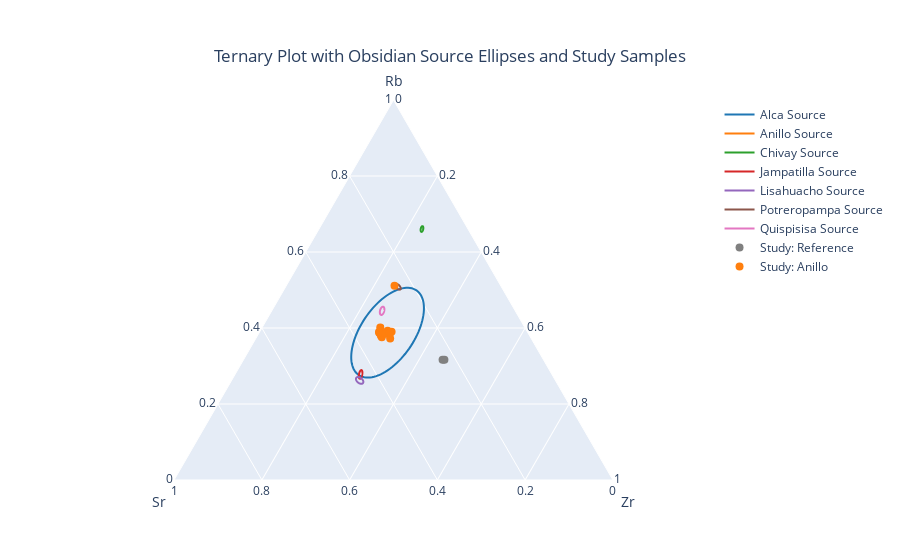

The code cell stored with this chart in its notebook:
### Code cell
# TERNARY PLOT

# --- Function to compute ellipse in 2D (fractions space) ---
def confidence_ellipse_points(x, y, n_std=1.96, size=100):
    """
    Return Nx2 array of (x,y) points for the confidence ellipse in 2D space.
    """
    if x.size != y.size:
        raise ValueError("x and y must be the same size")

    cov = np.cov(x, y)
    mean_x = np.mean(x)
    mean_y = np.mean(y)

    eigvals, eigvecs = np.linalg.eigh(cov)
    order = eigvals.argsort()[::-1]
    eigvals, eigvecs = eigvals[order], eigvecs[:, order]

    theta = np.linspace(0, 2 * np.pi, size)
    ellipse = np.stack([np.cos(theta), np.sin(theta)], axis=1)
    scale = n_std * np.sqrt(eigvals)
    ellipse = ellipse @ np.diag(scale) @ eigvecs.T
    ellipse += np.array([mean_x, mean_y])

    return ellipse  # Nx2 array

# --- Normalize compositional data ---
def normalize_composition(df, cols):
    """
    Normalize rows so that the specified columns sum to 1
    """
    comp = df[cols].values
    row_sums = comp.sum(axis=1).reshape(-1,1)
    comp_norm = comp / row_sums
    return comp_norm

# Columns
cols = ['Rb','Sr','Zr']

# Normalize srcs and study
srcs_frac = normalize_composition(srcs, cols)
study_frac = normalize_composition(study, cols)

# --- Ternary Plot ---
fig = go.Figure()

# --- PLOT ELLIPSES ---
for g in srcs[group].unique():
    color = name_to_color.get(unique_name_to_name.get(g, ""), "gray")

    mask = srcs[group] == g
    rb, sr, zr = srcs_frac[mask].T

    ell = confidence_ellipse_points(rb, sr)

    eRb = ell[:,0]
    eSr = ell[:,1]
    eZr = 1 - eRb - eSr

    fig.add_trace(
        go.Scatterternary(
            a=eRb, b=eSr, c=eZr,
            mode='lines',
            line=dict(color=color),
            name=f"{g} Source",
            showlegend=True
        )
    )

# --- PLOT ONESAMPLE POINTS IF NON-EMPTY ---
if onesample is not None and not onesample.empty:
    onesample_frac = normalize_composition(onesample, cols)
    for g in onesample[group].unique():
        mask = onesample[group] == g
        data = onesample_frac[mask]
        color = name_to_color.get(unique_name_to_name.get(g, ""), "black")

        fig.add_trace(
            go.Scatterternary(
                a=data[:,0],
                b=data[:,1],
                c=data[:,2],
                mode='markers',
                name=f"Source Sample: {g}",
                marker=dict(symbol='x', size=6, color=color),
                text=onesample[mask]['Sample'],
                hovertemplate="Source: %{text}<extra></extra>"
            )
        )

# --- PLOT STUDY SAMPLES WITH DIFFERENT COLORS PER GROUP ---
for g in study[group].unique():
    mask = study[group] == g
    data = study_frac[mask]
    color = name_to_color.get(unique_name_to_name.get(g, ""), "gray")

    fig.add_trace(
        go.Scatterternary(
            a=data[:,0],
            b=data[:,1],
            c=data[:,2],
            mode='markers',
            name=f"Study: {g}",
            marker=dict(symbol='circle', size=8, color=color),
            text=study[mask]['Sample'],
            hovertemplate="Sample: %{text}<extra></extra>"
        )
    )

# --- Layout ---
fig.update_layout(
    ternary=dict(
        sum=1,
        aaxis=dict(title='Rb'),
        baxis=dict(title='Sr'),
        caxis=dict(title='Zr')
    ),
    title=dict(
        text="Ternary Plot with Obsidian Source Ellipses and Study Samples",
        x=0.5,
        xanchor='center',
        yanchor='top'
    )
)

fig.show()
